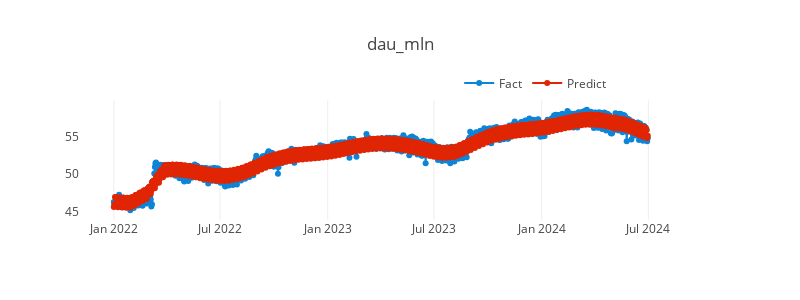

Here is the notebook cell this chart was saved with:
### Markdown cell above
##### Comparison of actual values with model values

### Code cell
prediction = model.get_prediction(X)
prediction.summary_frame()[['mean','mean_ci_lower', 'mean_ci_upper']].to_clipboard()
prediction.summary_frame()[['mean','mean_ci_lower', 'mean_ci_upper']].to_clipboard()
fig=make_subplots(specs=[[{"secondary_y": True}]])
fig=fig.add_trace(go.Scatter(x=y.index,y=y,mode='lines+markers',name='Fact',marker_color='#0c84d8'),secondary_y=False,)
fig=fig.add_trace(go.Scatter(x=model.fittedvalues.index,y=model.fittedvalues,mode='lines+markers',name='Predict',marker_color='#e12503'),secondary_y=False,)
fig.update_layout(barmode='stack',title=kpi,template='ygridoff', width=800,height=300)
plt.show()

fig.update_layout(legend=dict(orientation="h",yanchor="bottom",y=1.02,xanchor="right",x=0.83))

### Figure 1 — Plotly figure (JSON) as saved in the notebook; plotly's stock layout.template omitted (floating-point values rounded to 4 significant figures; data arrays with more than 128 entries replaced by an {"elided": "..."} marker saying what was removed)
{"data": [{"marker": {"color": "#0c84d8"}, "mode": "lines+markers", "name": "Fact", "type": "scatter", "x": {"elided": "912 str values"}, "xaxis": "x", "y": {"elided": "912 float values"}, "yaxis": "y"}, {"marker": {"color": "#e12503"}, "mode": "lines+markers", "name": "Predict", "type": "scatter", "x": {"elided": "912 str values"}, "xaxis": "x", "y": {"elided": "912 float values"}, "yaxis": "y"}], "layout": {"barmode": "stack", "height": 300, "legend": {"orientation": "h", "x": 0.83, "xanchor": "right", "y": 1.02, "yanchor": "bottom"}, "title": {"text": "dau_mln"}, "width": 800, "xaxis": {"anchor": "y", "autorange": true, "domain": [0, 0.94], "range": ["2021-11-04 06:42:53.6824", "2024-08-26 17:17:06.3176"], "type": "date"}, "yaxis": {"anchor": "x", "autorange": true, "domain": [0, 1], "range": [43.84, 60.0], "type": "linear"}, "yaxis2": {"anchor": "x", "overlaying": "y", "side": "right"}}}
